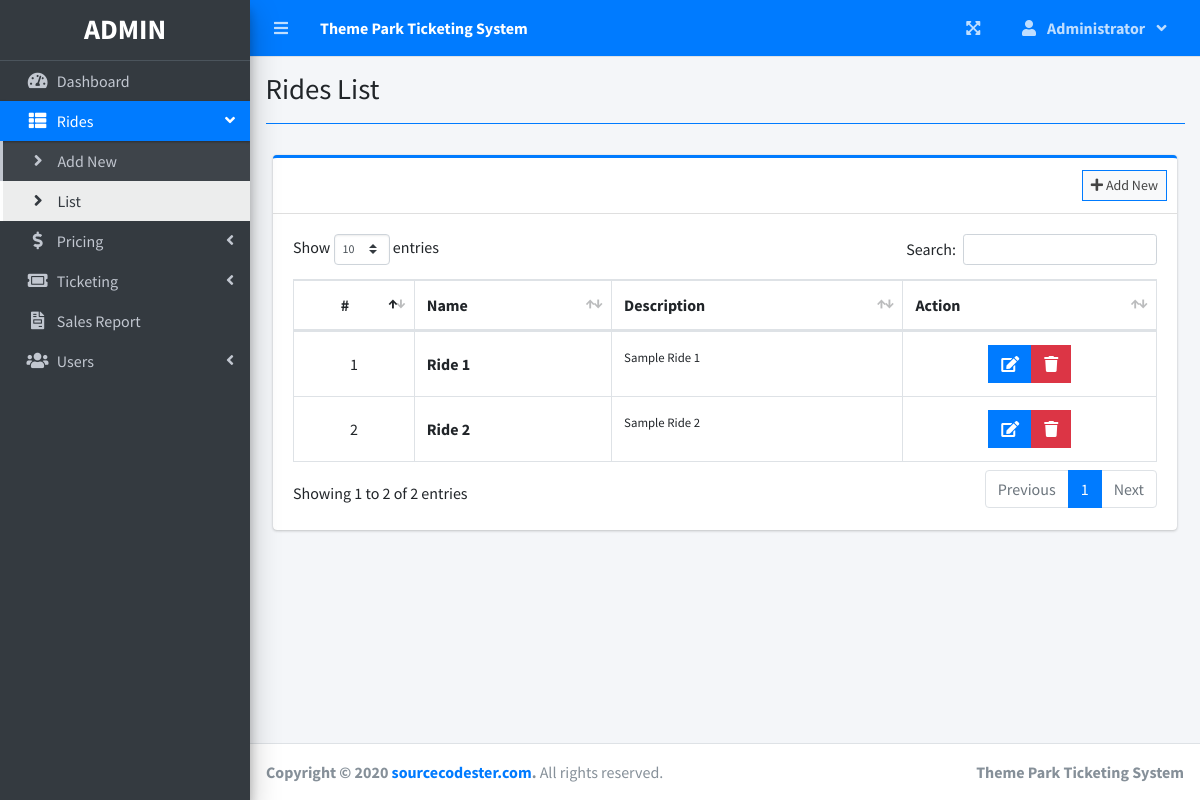
The page /index.php?page=rides_list (signed in) on the database its author committed.
### tables this page shows
CREATE TABLE `rides` (
  `id` int(30) NOT NULL,
  `ride` varchar(150) NOT NULL,
  `description` text NOT NULL,
  `date_created` datetime NOT NULL DEFAULT current_timestamp()
);

### rides_list.php (the view, shortened to what this page needs)
<?php include'db_connect.php' ?>
<div class="col-lg-12">
	<div class="card card-outline card-primary">
		<div class="card-header">
			<div class="card-tools">
				<a class="btn btn-block btn-sm btn-default btn-flat border-primary " href="./index.php?page=new_ride"><i class="fa fa-plus"></i> Add New</a>
			</div>
		</div>
		<div class="card-body">
			<table class="table tabe-hover table-bordered" id="list">
				<!-- <colgroup>
					<col width="5%">
					<col width="15%">
					<col width="25%">
					<col width="25%">
					<col width="15%">
				</colgroup> -->
				<thead>
					<tr>
						<th class="text-center">#</th>
						<th>Name</th>
						<th>Description</th>
						<th>Action</th>
					</tr>
				</thead>
				<tbody>
					<?php
					$i = 1;
					$qry = $conn->query("SELECT * FROM rides order by ride asc ");
					while($row= $qry->fetch_assoc()):
					?>
					<tr>
						<td class="text-center"><?php echo $i++ ?></td>
						<td class=""><b><?php echo $row['ride'] ?></b></td>
						<td><p><small><?php echo $row['description'] ?></small></p></td>
						<td class="text-center">
		                    <div class="btn-group">
		                        <a href="index.php?page=edit_ride&id=<?php echo $row['id'] ?>" class="btn btn-primary btn-flat ">
		                          <i class="fas fa-edit"></i>
		                        </a>
		                        <button type="button" class="btn btn-danger btn-flat delete_ride" data-id="<?php echo $row['id'] ?>">
		                          <i class="fas fa-trash"></i>
		                        </button>
	                      </div>
						</td>
					</tr>
				<?php endwhile; ?>
				</tbody>
			</table>
		</div>
	</div>
</div>

### rides_list.php (style rules this page uses)
table td { vertical-align: middle !important; }

### rows shown on the page
rides: ride "Ride 1", description "Sample Ride 1"
rides: ride "Ride 2", description "Sample Ride 2"

### other values the page prints
$_SESSION['system']['name'] "Theme Park Ticketing System"
$_SESSION['login_firstname'] "Administrator"
$title "Rides List"
